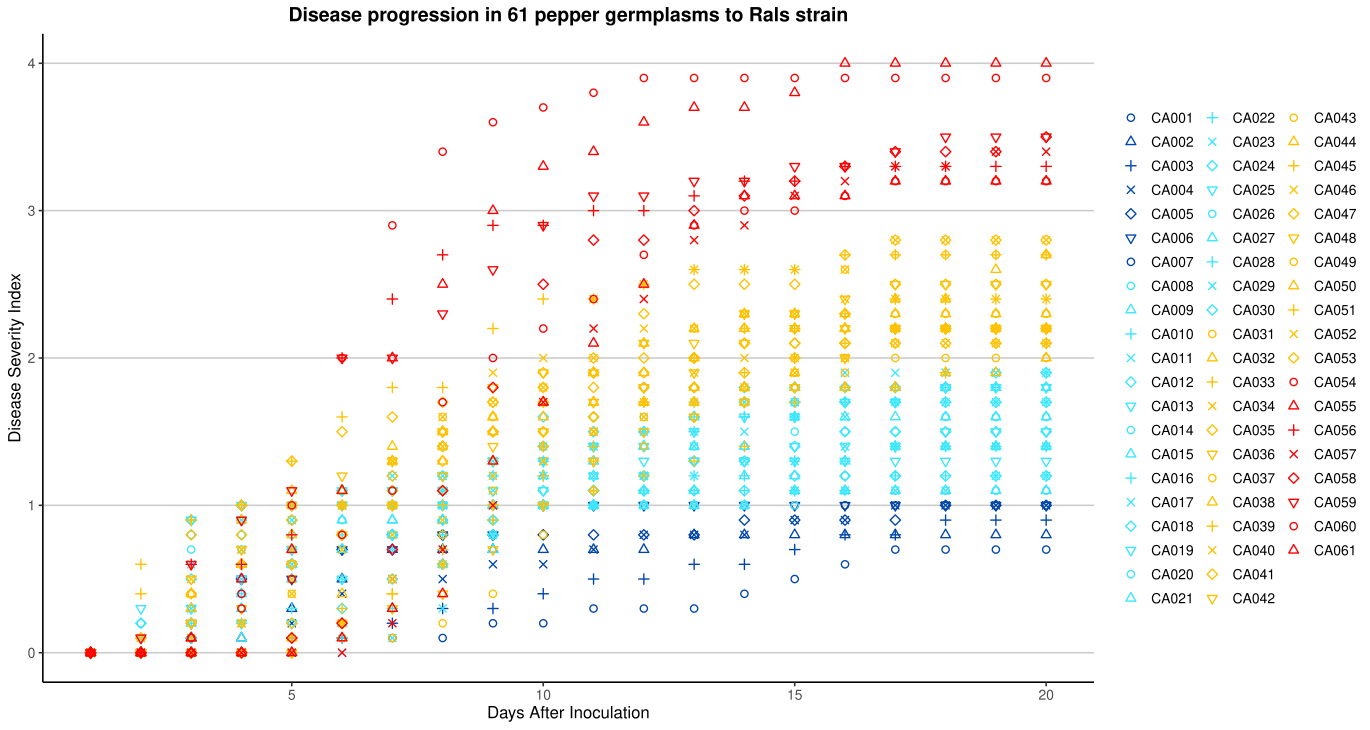

Here is the R script that generated this plot:
# LOAD PACKAGES ##############################################################

library(tidyr) # reshaping data wide -> long
library(dplyr) # data manipulation
library(ggplot2) # for plotting

# LOAD AND PREPARE DATA ######################################################

# Load your data
data_wide <- read.csv(file.choose(), row.names = 1, check.names = FALSE)

# Convert row names to a new column
data_wide <- data_wide %>%
  mutate(Cultivar = rownames(data_wide)) # # assign row names to a new column

# CONVERT WIDE TO LONG FORMAT ################################################

# Convert wide to long format
data_long <- data_wide %>%
  pivot_longer( # turns columns for each day into rows
    cols = -Cultivar,
    names_to = "Day", # column name for days
    values_to = "Score" # values for each cultivar at the day
  ) %>%
  mutate(Day = as.numeric(Day)) # converts day days to numeric plotting

# DEFINE GROUPS ##############################################################

# Define groups for lines and shapes
# Groups are defined based on phenotype category of each cultivar
group1 <- c("CA001","CA002","CA003","CA004","CA005","CA006","CA007")
group2 <- c("CA008","CA009","CA010","CA011","CA012","CA013","CA014","CA015",
            "CA016","CA017","CA018","CA019","CA020","CA021","CA022","CA023",
            "CA024","CA025","CA026","CA027","CA028","CA029","CA030")
group3 <- c("CA031", "CA032", "CA033", "CA034", "CA035", "CA036", "CA037",
            "CA038", "CA039", "CA040", "CA041", "CA042", "CA043", "CA044",
            "CA045", "CA046", "CA047", "CA048", "CA049", "CA050", "CA051",
            "CA052", "CA053")
group4 <- c("CA054","CA055","CA056","CA057","CA058","CA059","CA060", "CA061")

# Assign groups to cultivars
# create new column group
data_long <- data_long %>%
  mutate(Group = case_when(
    Cultivar %in% group1 ~ "Group1",
    Cultivar %in% group2 ~ "Group2",
    Cultivar %in% group3 ~ "Group3",
    Cultivar %in% group4 ~ "Group4",
    TRUE ~ "Other"
  ))

# DEFINE LINE TYPES AND SHAPES ################################################

# Assign unique shapes within each group
group_list <- list(group1, group2, group3, group4)
shapes <- c(0,1,2,3,4,5)  # shapes to choose from (0=square, 1=circle, 2=triangle, etc.).

# Cultivar + shape for all groups
shape_map <- lapply(group_list, function(grp) {
  n <- length(grp) # no of cultivar in each group
  # repeat shapes if more cultivars than shapes available, but no overlaps
  assigned_shapes <- rep(shapes, length.out = n) # assigns shapes uniquely
  data.frame(Cultivar = grp,
             Shape = assigned_shapes) # create small tble for each group
}) %>% bind_rows() # combine all group mappings

# Join with main dataset
data_long <- data_long %>%
  left_join(shape_map, by = "Cultivar") %>% # add shape column to main data
  mutate(Shape = factor(Shape))  # make factor for ggplot

# PLOT #######################################################################

# plot points only
ggplot(data_long, aes(x = Day, y = Score,
                      group = Cultivar,
                      color = Cultivar,
                      shape = Cultivar)) +  # map shape to cultivar for legend
  geom_point(size = 2, stroke = 0.7) +       # only points, no lines, stroke - shape outline
  scale_color_manual(values = c( # manually assign colors
    "CA001" = "#0046ab", "CA002" = "#0046ab", "CA003" = "#0046ab",
    "CA004" = "#0046ab", "CA005" = "#0046ab", "CA006" = "#0046ab",
    "CA007" = "#0046ab", "CA008" = "#3be7fe", "CA009" = "#3be7fe",
    "CA010" = "#3be7fe", "CA011" = "#3be7fe", "CA012" = "#3be7fe",
    "CA013" = "#3be7fe", "CA014" = "#3be7fe", "CA015" = "#3be7fe",
    "CA016" = "#3be7fe", "CA017" = "#3be7fe", "CA018" = "#3be7fe",
    "CA019" = "#3be7fe", "CA020" = "#3be7fe", "CA021" = "#3be7fe",
    "CA022" = "#3be7fe", "CA023" = "#3be7fe", "CA024" = "#3be7fe",
    "CA025" = "#3be7fe", "CA026" = "#3be7fe", "CA027" = "#3be7fe",
    "CA028" = "#3be7fe", "CA029" = "#3be7fe", "CA030" = "#3be7fe",
    "CA031" = "#ffc100", "CA032" = "#ffc100", "CA033" = "#ffc100",
    "CA034" = "#ffc100", "CA035" = "#ffc100", "CA036" = "#ffc100",
    "CA037" = "#ffc100", "CA038" = "#ffc100", "CA039" = "#ffc100",
    "CA040" = "#ffc100", "CA041" = "#ffc100", "CA042" = "#ffc100",
    "CA043" = "#ffc100", "CA044" = "#ffc100", "CA045" = "#ffc100",
    "CA046" = "#ffc100", "CA047" = "#ffc100", "CA048" = "#ffc100",
    "CA049" = "#ffc100", "CA050" = "#ffc100", "CA051" = "#ffc100",
    "CA052" = "#ffc100", "CA053" = "#ffc100", "CA054" = "#FF0000",
    "CA055" = "#FF0000", "CA056" = "#FF0000", "CA057" = "#FF0000", 
    "CA058" = "#FF0000", "CA059" = "#FF0000", "CA060" = "#FF0000",
    "CA061" = "#FF0000"
  )) +
  scale_shape_manual(               # custom color and shapes
    values = setNames(              # maps shape numbers to cultivar
      as.numeric(data_long$Shape),
      data_long$Cultivar)) +
  guides(color = guide_legend(ncol = 3),    # legend format
         shape = guide_legend(ncol = 3)) +  # both color+shape in legend, 3 columns
  theme_classic(base_size = 12) +
  theme(                                  # theme and labels
    legend.position = "right",
    legend.title = element_blank(),
    axis.line = element_line(color = "black"),
    panel.grid.major.y = element_line(color = "grey80"),
    plot.title = element_text(face = "bold", hjust = 0.5)
  ) +
  labs(title = "Disease progression in 61 pepper germplasms to Rals strain",
       x = "Days After Inoculation", y = "Disease Severity Index")
